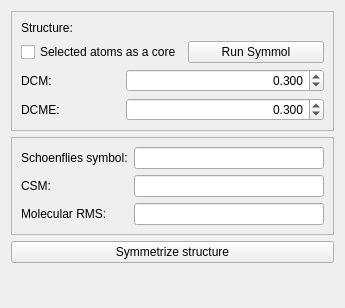
<?xml version="1.0" encoding="UTF-8"?>
<ui version="4.0">
 <class>SymmolWorkPanel</class>
 <widget class="QWidget" name="SymmolWorkPanel">
  <property name="geometry">
   <rect>
    <x>0</x>
    <y>0</y>
    <width>345</width>
    <height>308</height>
   </rect>
  </property>
  <property name="windowTitle">
   <string>Automorphism</string>
  </property>
  <layout class="QVBoxLayout" name="verticalLayout">
   <item>
    <widget class="QFrame" name="frame_2">
     <property name="frameShape">
      <enum>QFrame::StyledPanel</enum>
     </property>
     <property name="frameShadow">
      <enum>QFrame::Raised</enum>
     </property>
     <layout class="QVBoxLayout" name="verticalLayout_2">
      <item>
       <layout class="QHBoxLayout" name="horizontalLayout">
        <item>
         <widget class="QLabel" name="label">
          <property name="sizePolicy">
           <sizepolicy hsizetype="Maximum" vsizetype="Preferred">
            <horstretch>0</horstretch>
            <verstretch>0</verstretch>
           </sizepolicy>
          </property>
          <property name="text">
           <string>Structure:</string>
          </property>
         </widget>
        </item>
        <item>
         <widget class="QObjectLinkWidget" name="structureW" native="true">
          <property name="sizePolicy">
           <sizepolicy hsizetype="Expanding" vsizetype="Preferred">
            <horstretch>0</horstretch>
            <verstretch>0</verstretch>
           </sizepolicy>
          </property>
         </widget>
        </item>
       </layout>
      </item>
      <item>
       <layout class="QHBoxLayout" name="horizontalLayout_2">
        <item>
         <widget class="QCheckBox" name="useCoreAtomsCB">
          <property name="text">
           <string>Selected atoms as a core</string>
          </property>
         </widget>
        </item>
        <item>
         <widget class="QPushButton" name="runPB">
          <property name="text">
           <string>Run Symmol</string>
          </property>
         </widget>
        </item>
       </layout>
      </item>
      <item>
       <layout class="QGridLayout" name="gridLayout_2">
        <item row="0" column="0">
         <widget class="QLabel" name="label_5">
          <property name="text">
           <string>DCM:</string>
          </property>
         </widget>
        </item>
        <item row="1" column="0">
         <widget class="QLabel" name="label_6">
          <property name="text">
           <string>DCME:</string>
          </property>
         </widget>
        </item>
        <item row="1" column="1" colspan="2">
         <widget class="QDoubleSpinBox" name="dcmeSB">
          <property name="alignment">
           <set>Qt::AlignRight|Qt::AlignTrailing|Qt::AlignVCenter</set>
          </property>
          <property name="decimals">
           <number>3</number>
          </property>
          <property name="value">
           <double>0.300000000000000</double>
          </property>
         </widget>
        </item>
        <item row="0" column="1" colspan="2">
         <widget class="QDoubleSpinBox" name="dcmSB">
          <property name="alignment">
           <set>Qt::AlignRight|Qt::AlignTrailing|Qt::AlignVCenter</set>
          </property>
          <property name="decimals">
           <number>3</number>
          </property>
          <property name="value">
           <double>0.300000000000000</double>
          </property>
         </widget>
        </item>
       </layout>
      </item>
     </layout>
    </widget>
   </item>
   <item>
    <widget class="QFrame" name="frame">
     <property name="frameShape">
      <enum>QFrame::StyledPanel</enum>
     </property>
     <property name="frameShadow">
      <enum>QFrame::Raised</enum>
     </property>
     <layout class="QGridLayout" name="gridLayout">
      <item row="1" column="0">
       <widget class="QLabel" name="label_3">
        <property name="text">
         <string>CSM:</string>
        </property>
       </widget>
      </item>
      <item row="2" column="0">
       <widget class="QLabel" name="label_4">
        <property name="text">
         <string>Molecular RMS:</string>
        </property>
       </widget>
      </item>
      <item row="0" column="0">
       <widget class="QLabel" name="label_2">
        <property name="text">
         <string>Schoenflies symbol:</string>
        </property>
       </widget>
      </item>
      <item row="0" column="1" colspan="2">
       <widget class="QLineEdit" name="symbolLE">
        <property name="alignment">
         <set>Qt::AlignRight|Qt::AlignTrailing|Qt::AlignVCenter</set>
        </property>
        <property name="readOnly">
         <bool>true</bool>
        </property>
       </widget>
      </item>
      <item row="1" column="1" colspan="2">
       <widget class="QLineEdit" name="csmLE">
        <property name="alignment">
         <set>Qt::AlignRight|Qt::AlignTrailing|Qt::AlignVCenter</set>
        </property>
        <property name="readOnly">
         <bool>true</bool>
        </property>
       </widget>
      </item>
      <item row="2" column="1" colspan="2">
       <widget class="QLineEdit" name="rmsLE">
        <property name="alignment">
         <set>Qt::AlignRight|Qt::AlignTrailing|Qt::AlignVCenter</set>
        </property>
        <property name="readOnly">
         <bool>true</bool>
        </property>
       </widget>
      </item>
     </layout>
    </widget>
   </item>
   <item>
    <widget class="QPushButton" name="symmetrizePB">
     <property name="text">
      <string>Symmetrize structure</string>
     </property>
    </widget>
   </item>
   <item>
    <spacer name="verticalSpacer">
     <property name="orientation">
      <enum>Qt::Vertical</enum>
     </property>
     <property name="sizeHint" stdset="0">
      <size>
       <width>20</width>
       <height>40</height>
      </size>
     </property>
    </spacer>
   </item>
  </layout>
 </widget>
 <customwidgets>
  <customwidget>
   <class>QObjectLinkWidget</class>
   <extends>QWidget</extends>
   <header location="global">ObjectLinkWidget.hpp</header>
   <container>1</container>
  </customwidget>
 </customwidgets>
 <resources/>
 <connections/>
</ui>
